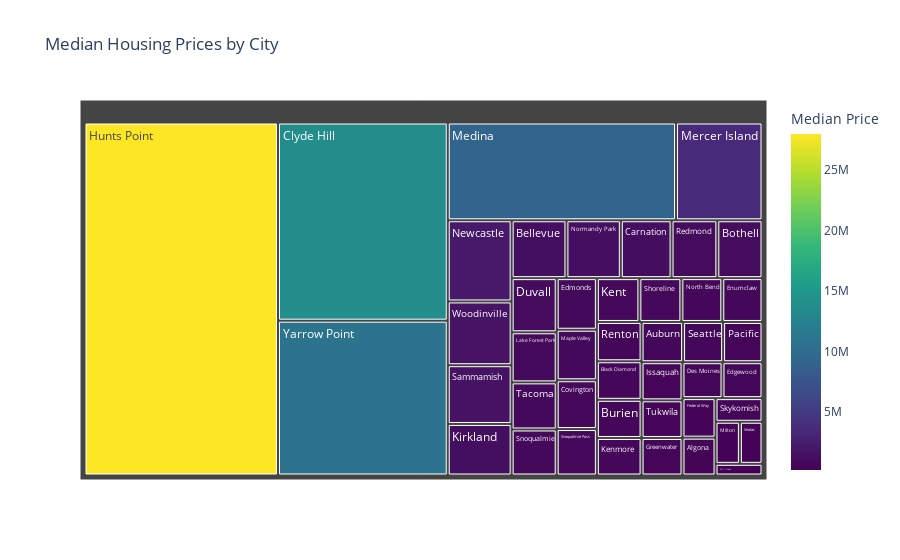

The notebook cell this image was saved under:
### Code cell
city_averages_df = pd.DataFrame(city_averages)
city_averages_df.sort_values(by="Median Price", ascending=False, inplace=True)

fig = px.treemap(city_averages_df, path=["City"], values="Median Price", 
                 title="Median Housing Prices by City",
                 color="Median Price", color_continuous_scale="Viridis")
fig.show()

### Figure 1 — Plotly figure (JSON) as saved in the notebook; plotly's stock layout.template omitted (floating-point values rounded to 4 significant figures)
{"data": [{"branchvalues": "total", "customdata": [[512500], [685000], [1299000], [706300.0], [1071000.0], [699000], [1203000.0], [13790000], [803081], [589000], [1000000], [589000], [849750], [722475], [535000.0], [630000], [28000000], [639500], [687490], [763850], [1349995], [924900], [831950], [9150000], [3465000], [224500], [420000], [2125950], [1290000], [734900], [649950], [1084990], [719975], [1539000], [390000], [659990], [754475], [455000], [850000], [765000], [869900], [631700], [1669500], [10772500]], "domain": {"x": [0, 1], "y": [0, 1]}, "hovertemplate": "labels=%{label}<br>Median Price_sum=%{value}<br>parent=%{parent}<br>id=%{id}<br>Median Price=%{color}<extra></extra>", "ids": ["Algona", "Auburn", "Bellevue", "Black Diamond", "Bothell", "Burien", "Carnation", "Clyde Hill", "Covington", "Des Moines", "Duvall", "Edgewood", "Edmonds", "Enumclaw", "Federal Way", "Greenwater", "Hunts Point", "Issaquah", "Kenmore", "Kent", "Kirkland", "Lake Forest Park", "Maple Valley", "Medina", "Mercer Island", "Mill Creek", "Milton", "Newcastle", "Normandy Park", "North Bend", "Pacific", "Redmond", "Renton", "Sammamish", "Seatac", "Seattle", "Shoreline", "Skykomish", "Snoqualmie", "Snoqualmie Pass", "Tacoma", "Tukwila", "Woodinville", "Yarrow Point"], "labels": ["Algona", "Auburn", "Bellevue", "Black Diamond", "Bothell", "Burien", "Carnation", "Clyde Hill", "Covington", "Des Moines", "Duvall", "Edgewood", "Edmonds", "Enumclaw", "Federal Way", "Greenwater", "Hunts Point", "Issaquah", "Kenmore", "Kent", "Kirkland", "Lake Forest Park", "Maple Valley", "Medina", "Mercer Island", "Mill Creek", "Milton", "Newcastle", "Normandy Park", "North Bend", "Pacific", "Redmond", "Renton", "Sammamish", "Seatac", "Seattle", "Shoreline", "Skykomish", "Snoqualmie", "Snoqualmie Pass", "Tacoma", "Tukwila", "Woodinville", "Yarrow Point"], "marker": {"coloraxis": "coloraxis", "colors": [512500, 685000, 1299000, 706300.0, 1071000.0, 699000, 1203000.0, 13790000, 803081, 589000, 1000000, 589000, 849750, 722475, 535000.0, 630000, 28000000, 639500, 687490, 763850, 1349995, 924900, 831950, 9150000, 3465000, 224500, 420000, 2125950, 1290000, 734900, 649950, 1084990, 719975, 1539000, 390000, 659990, 754475, 455000, 850000, 765000, 869900, 631700, 1669500, 10772500]}, "name": "", "parents": ["", "", "", "", "", "", "", "", "", "", "", "", "", "", "", "", "", "", "", "", "", "", "", "", "", "", "", "", "", "", "", "", "", "", "", "", "", "", "", "", "", "", "", ""], "type": "treemap", "values": [512500, 685000, 1299000, 706300.0, 1071000.0, 699000, 1203000.0, 13790000, 803081, 589000, 1000000, 589000, 849750, 722475, 535000.0, 630000, 28000000, 639500, 687490, 763850, 1349995, 924900, 831950, 9150000, 3465000, 224500, 420000, 2125950, 1290000, 734900, 649950, 1084990, 719975, 1539000, 390000, 659990, 754475, 455000, 850000, 765000, 869900, 631700, 1669500, 10772500]}], "layout": {"coloraxis": {"colorbar": {"title": {"text": "Median Price"}}, "colorscale": [[0, "#440154"], [0.1111, "#482878"], [0.2222, "#3e4989"], [0.3333, "#31688e"], [0.4444, "#26828e"], [0.5556, "#1f9e89"], [0.6667, "#35b779"], [0.7778, "#6ece58"], [0.8889, "#b5de2b"], [1, "#fde725"]]}, "legend": {"tracegroupgap": 0}, "title": {"text": "Median Housing Prices by City"}}}
